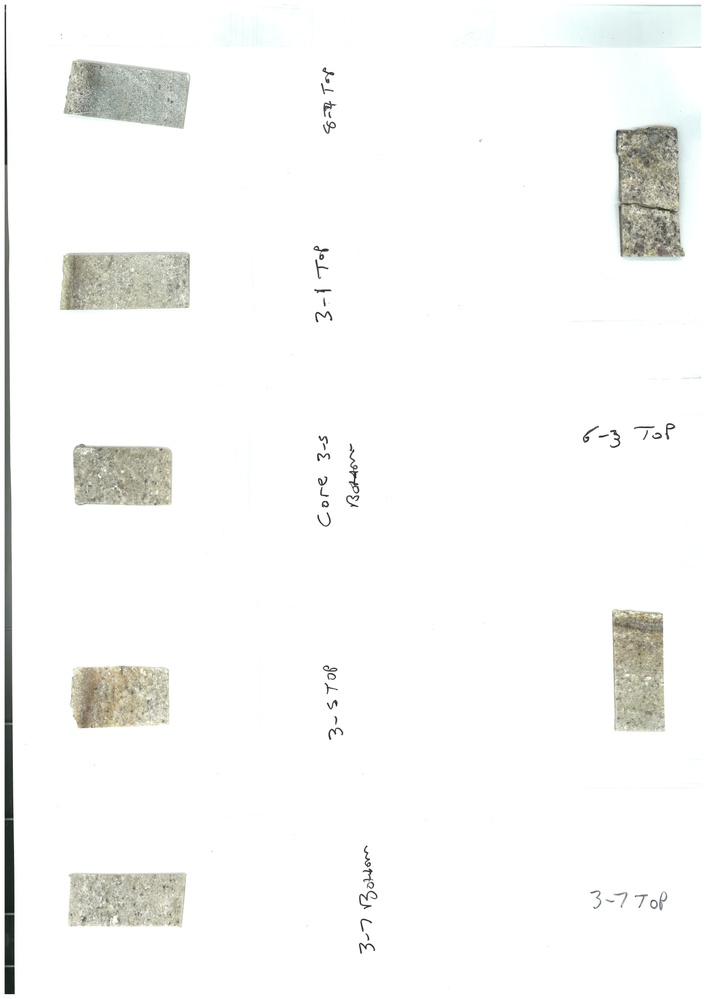
#> input picture Xerox Scan_31052023144524_page-0001.jpg, 706 x 999 px, shrunk from 1755 x 2483 before the run
$ python maskfromsampleimage.py
#> lines starting #> are read from the running program, lines starting #| are printed output that depends on the picture
# BEFORE RUNNING: MAKE SURE TO CHANGE BACKEND SETTINGS ON SPYDER/ANACONDA: Tools → Preferences → IPython Console → Graphics → under 'Backend' select 'Automatic'


import numpy as np
import matplotlib.pyplot as plt
from matplotlib.widgets import PolygonSelector
from skimage.io import imread
from skimage.draw import polygon
import cv2

# Load the image
image_path = "Xerox Scan_31052023144524_page-0001.jpg"
image = imread(image_path)
#> image is the input picture: shape (999, 706, 3); mean R, G, B 247.4, 247.7, 246.5

# Create a figure and axes
fig, ax = plt.subplots()
ax.imshow(image)
ax.set_title("Draw a polygon around the object and close the window when done")

polygon_points = []

# Function to store polygon points
def onselect(verts):
    global polygon_points
    polygon_points = np.array(verts)
    plt.close(fig)  # Close the window once selection is done

# Use PolygonSelector for interactive selection
selector = PolygonSelector(ax, onselect)

# Show the image in an interactive window
plt.show(block=True)  # Ensures the window stays open for interaction
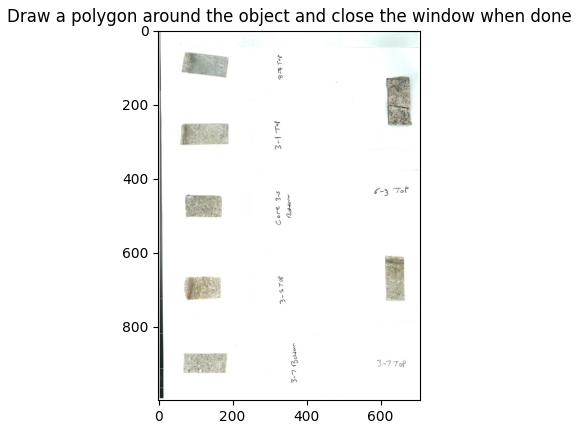
#> figure drawn by matplotlib, 1 panel

# Convert the polygon to a mask
#> (the run stopped early here; a loop or call above may not have finished)
